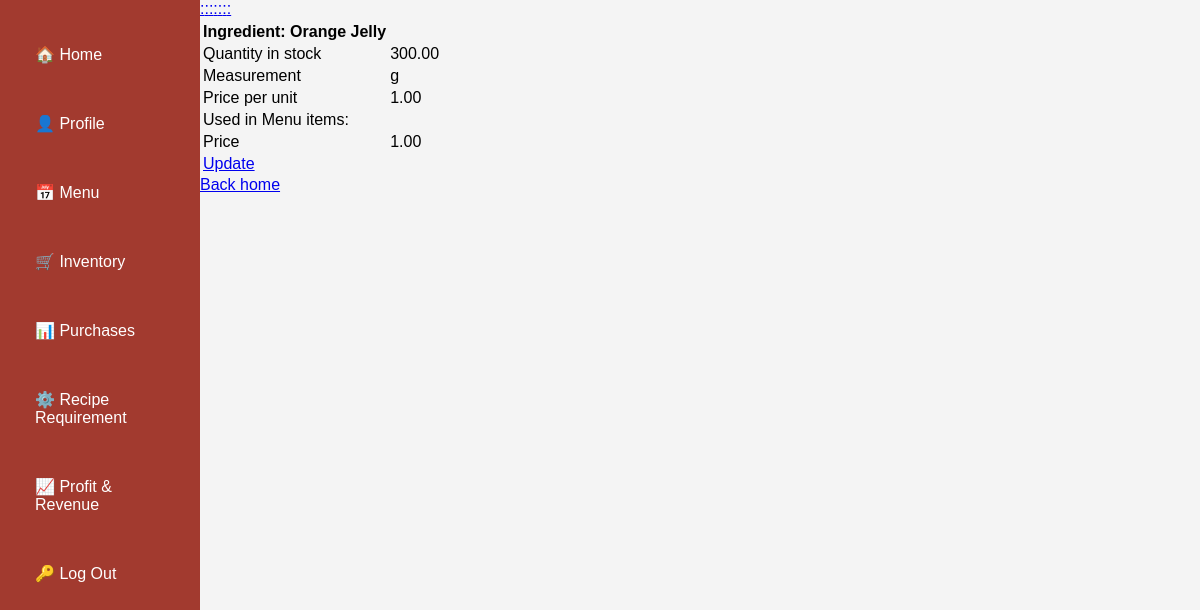
/ingredient/1 (signed in), run on the app's committed database.
### inventory/models.py (models this page shows, shortened)
class Ingredient(models.Model):
    id = models.AutoField(primary_key=True)
    name = models.CharField(max_length=200)
    quantity = models.DecimalField(max_digits=10, decimal_places=2)
    price_per_unit = models.DecimalField(max_digits=10, decimal_places=2)
    unit = models.CharField(max_length=200, choices=UNIT_CHOICES, default='')

class RecipeRequirement(models.Model):
    id = models.AutoField(primary_key=True)
    menu_item = models.ForeignKey(MenuItem, on_delete=models.CASCADE)
    ingredient = models.ForeignKey(Ingredient, on_delete=models.CASCADE)
    quantity = models.DecimalField(max_digits=10, decimal_places=1)
    unit = models.CharField(max_length=200, choices=UNIT_CHOICES, default='')

### inventory/views.py (the view)
# urls.py: path('ingredient/<pk>', views.IngredientDetail.as_view(), name='ingredientdetail'),
class IngredientDetail(LoginRequiredMixin,DetailView):
    model = Ingredient
    template_name = "inventory/ingredient_details.html"
    def get_context_data(self, **kwargs):
        context = super(IngredientDetail,self).get_context_data(**kwargs)
        context['object'] = self.object
        ingredient = Ingredient.objects.get(id=context['object'].pk)
        recipe_requirements_list = []
        for item in context['object'].reciperequirement_set.all():
            recipe_requirements_list.append(item)
        context = {
           'ingredient':ingredient,
           'recipe_requirements_list': recipe_requirements_list
        }
        return context

### inventory/templates/inventory/ingredient_details.html (shortened to what this page needs)
{% extends 'inventory/base.html' %}
{% load static %}
{% block head %}
  <link rel="stylesheet" type="text/css" href="{% static 'inventory/main.css' %}">
{% endblock %}
{% block content %}
<div class="table-page">
  <div class="table-content">
    <table class="table">
      <tr class="table-header">
        <tr>
          <th class="header-row-1">Ingredient: {{ ingredient.name | title}}</th>
        </tr>
      </tr>
      <tr>
        <td class="table-row-1 details ">Quantity in stock</td>
        <td class="table-row-2 details ">{{ ingredient.quantity }}</td>
      </tr>
      <tr>
        <td class="table-row-1 details ">Measurement</td>
        <td class="table-row-2 details ">{{ ingredient.unit }}</td>
      </tr>
      <tr>
        <td class="table-row-1 details ">Price per unit</td>
        <td class="table-row-2 details ">{{ ingredient.price_per_unit }}</td>
      </tr>
      <tr>
        <td class="table-row-1 details ">Used in Menu items:</td>
          {% for item in recipe_requirements_list %}
            <a href="{% url 'menuitemdetail' item.menu_item.id %}" class="link">{{ item.menu_item.title }}:</a>
          {% endfor %}
      </tr>
      <tr>
        <td class="table-row-1 details ">Price</td>
        <td class="table-row-2 details ">{{ ingredient.price_per_unit }}</td>
      </tr>
      <tr>
        <td class="table-row-1"><a href="{% url 'ingredientupdate' ingredient.id %}" class="update details btn">Update</a></td>
      </tr>
    </table>
  </div>
  <a href="{% url 'home' %}">Back home</a>
</div>
{% endblock %}

### inventory/static/inventory/main.css (style rules this page uses)
body { font-family: Arial, sans-serif; display: flex; margin: 0; padding: 0; height: 100vh; background-color: #f4f4f4; }
body { font-family: Arial, sans-serif; display: flex; margin: 0; height: 100vh; }
.html, body { height: 100%; margin: 0; }

### data on the page
Ingredient: name "Orange Jelly", quantity "300.00", unit "g", price_per_unit "1.00"
